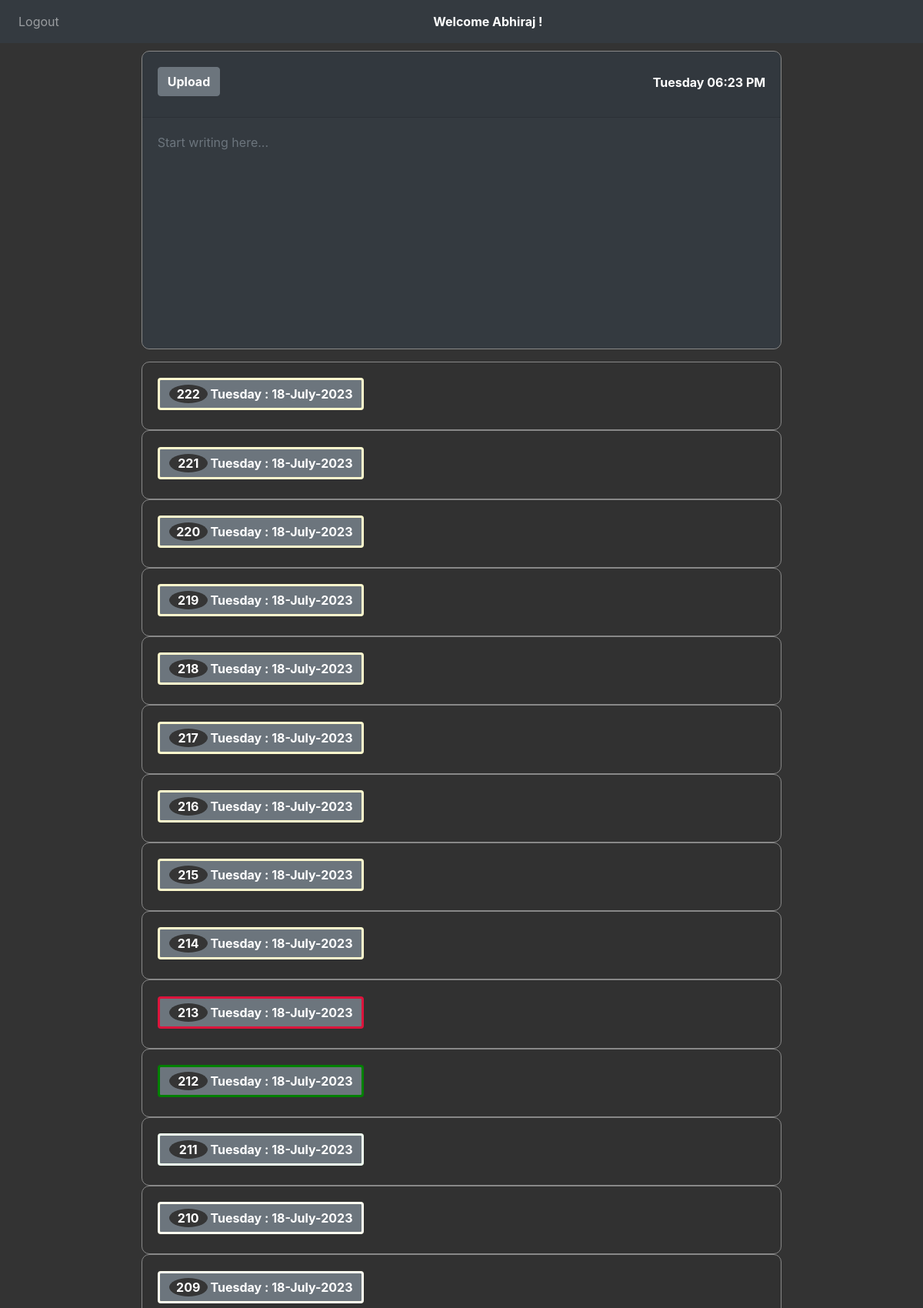
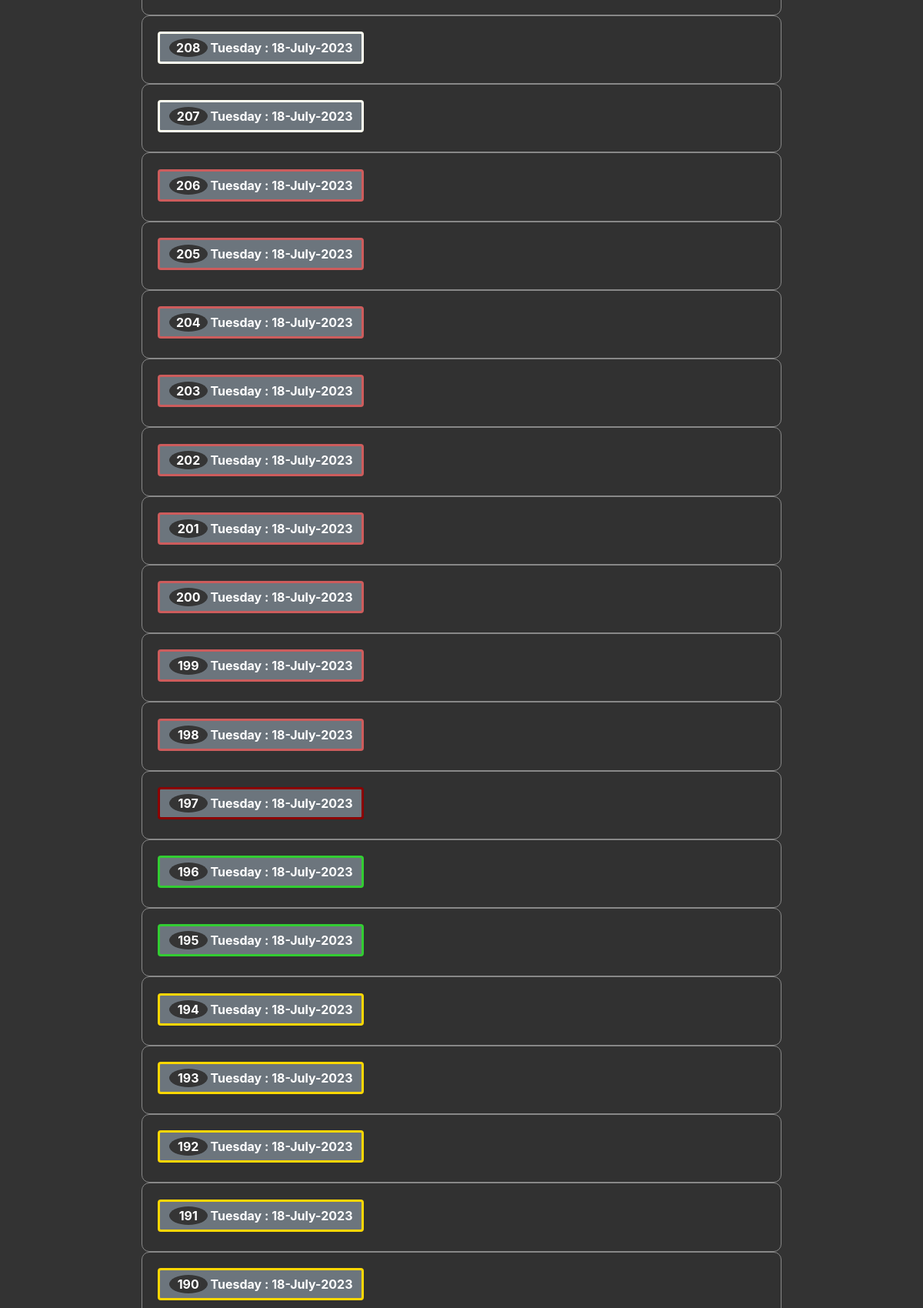
The app's page / (signed in, upper part) with its own data (2 pictures, top to bottom).
### website/models.py (models this page shows)
class User(db.Model, UserMixin):
    id = db.Column(db.Integer, primary_key=True)
    email = db.Column(db.String(150), unique=True)
    password = db.Column(db.String(150))
    first_name = db.Column(db.String(150))
    notes = db.relationship('Note')

class Note(db.Model):
    id = db.Column(db.Integer, primary_key=True)
    data = db.Column(db.String(10000))
    date = db.Column(db.DateTime(timezone=True), default=func.now())
    day = db.Column(db.String(10), default=datetime.now().strftime('%A'))
    currDate = db.Column(db.String(20), default=datetime.now().strftime('%Y-%m-%d'))
    time = db.Column(db.String(20), default=datetime.now().strftime('%H:%M:%S'))
    month = db.Column(db.String(20), default=datetime.now().strftime('%B'))
    sentiment = db.Column(db.Float)
    sentimentColor = db.Column(db.String(255))
    classification = db.Column(db.String(50))
    user_id = db.Column(db.Integer, db.ForeignKey('user.id'))

### website/views.py (the view, shortened to what this page needs)
@views.route('/', methods=['GET', 'POST'])
@login_required
def home():
    first_name = current_user.first_name
    notes = Note.query.filter_by(user_id=current_user.id).all()
    note_data = [(note.currDate, note.day, note.month, note.sentimentColor) for note in notes]
    return render_template("home.html", user=current_user, first_name = first_name, note_data=note_data)

### website/__init__.py (called while the page is built)
def create_app():
    app = Flask(__name__)
    app.config['SECRET_KEY'] = 'hjshjhdjah kjshkjdhjs'
    app.config['SQLALCHEMY_DATABASE_URI'] = f'sqlite:///{DB_NAME}'
    db.init_app(app)
    from .views import views
    from .auth import auth
    app.register_blueprint(views, url_prefix='/')
    app.register_blueprint(auth, url_prefix='/')
    from .models import User, Note
    with app.app_context():
        db.create_all()
    login_manager = LoginManager()
    login_manager.login_view = 'auth.login'
    login_manager.init_app(app)
    @login_manager.user_loader
    def load_user(id):
        return User.query.get(int(id))
    return app

### website/templates/home.html (shortened to what this page needs)
{% extends "base.html" %}
{% block content %}
<form method="POST">
  <div class="card text-white bg-dark mb-3">
    <div class="card-header">
      <div align="left">
        <button type="submit" class="btn btn-secondary" style="display: flex; justify-content: space-between;"><b>Upload</b></button>
      </div>
      <div style="font-weight: bold">
        <div class="d-flex justify-content-center w-100">
          <span class="navbar-text text-center" style="color: white; font-weight: bold;">
             <span id="current-time-home"></span>
          </span>
        </div>
      </div>
    </div>
    <textarea name="note" id="note" class="form-control bg-dark text-white" style="border: none;" autofocus wrap="soft" placeholder="Start writing here..."></textarea>
  </div>
</form>
<ul class="list-group list-group-flush" id="notes">
  {% for note in user.notes | reverse %}
  <div class="accordion" id="accordionExample">
    <div class="card">
      <div class="card-header text-center" id="heading{{ note.id }}">
        <h2 class="mb-0">
          <button class="btn btn-secondary text-left" type="button" data-toggle="collapse" data-target="#collapse{{ note.id }}" aria-expanded="true" aria-controls="collapse{{ note.id }}"  {% if note.sentimentColor %}style="border-color: {{ note.sentimentColor }}"{% endif %}>
            {% if note.currDate %}
              {% set index = loop.length - loop.index0 %}
              <span class="index-circle">{{ index }}</span><b> {{ note.day }} : {{ note.currDate[8:] }}-{{ note.month }}-{{ note.currDate[:4] }}</b>
            {% else %}
              <span class="index-circle">{{ index }}</span><b>{{ note.day }} - Date Not Available </b>
            {% endif %}
          </button>
        </h2>
      </div>
    </div>
  </div>{% endfor %}
</ul>
{% endblock %}

### website/templates/base.html (shortened to what this page needs)
<!DOCTYPE html>
<html>
  <head>
    <link
      rel="stylesheet"
      href="https://stackpath.bootstrapcdn.com/bootstrap/4.4.1/css/bootstrap.min.css"
    />
    <link
      rel="stylesheet"
      href="https://stackpath.bootstrapcdn.com/font-awesome/4.7.0/css/font-awesome.min.css"
    />
    <link rel="stylesheet" href="static\styles.css">
  </head>
  <body>
    <nav class="navbar navbar-expand-lg navbar-dark bg-dark">
      <div class="collapse navbar-collapse" id="navbar">
        <div class="navbar-nav">
          {% if user.is_authenticated %}
          <a class="nav-item nav-link" id="logout" href="/logout">Logout</a>
          {% endif %}
        </div>
        {% if user.is_authenticated %}
        <div class="d-flex justify-content-center w-100">
          <span class="navbar-text text-center" style="color: white; font-weight: bold;">
             <span>Welcome {{first_name}} !</span>
          </span>
        </div>
      {% endif %}
    </nav>
    <div class="container">{% block content %} {% endblock %}</div>
  </body>
</html>

### website/templates/base.html (style rules this page uses)
body { background-color: #333; color:white; }

### website/templates/home.html (style rules this page uses)
.index-circle { display: inline-block; width: 50px; height: 24px; line-height: 24px; text-align: center; border-radius: 50%; background-color: #353535; color: #fff; font-weight: bold; }
.card-header { padding-top: 20px; padding-bottom: 25px; display: flex; justify-content: space-between; }
.card { background-color: #333; color: white; border-radius: 0px; width:75%; margin: 0 auto; border-color: #888; border-width: 1px 1px 1px 1px; border-style: solid; border-radius: 10px; }
form { margin-top: 10px; background-color: #333; padding: 0px; }
textarea.form-control { background-color: #333; color: white; width: 100%; margin: 0; padding: 20px; font-size: 16px; border: 3px solid #ccc; border-radius: 10px; box-sizing: border-box; height: 300px; resize: none; white-space: pre-wrap; }
ul#notes button { border-width: 3px; }

### records on screen
User: first_name "Abhiraj"
Note: index "222", day "Tuesday", currDate "18", month "July", currDate "2023"
Note: index "221", day "Tuesday", currDate "18", month "July", currDate "2023"
Note: index "220", day "Tuesday", currDate "18", month "July", currDate "2023"
Note: index "219", day "Tuesday", currDate "18", month "July", currDate "2023"
Note: index "218", day "Tuesday", currDate "18", month "July", currDate "2023"
Note: index "217", day "Tuesday", currDate "18", month "July", currDate "2023"
Note: index "216", day "Tuesday", currDate "18", month "July", currDate "2023"
Note: index "215", day "Tuesday", currDate "18", month "July", currDate "2023"
Note: index "214", day "Tuesday", currDate "18", month "July", currDate "2023"
Note: index "213", day "Tuesday", currDate "18", month "July", currDate "2023"
Note: index "212", day "Tuesday", currDate "18", month "July", currDate "2023"
Note: index "211", day "Tuesday", currDate "18", month "July", currDate "2023"
Note: index "210", day "Tuesday", currDate "18", month "July", currDate "2023"
Note: index "209", day "Tuesday", currDate "18", month "July", currDate "2023"
Note: index "208", day "Tuesday", currDate "18", month "July", currDate "2023"
Note: index "207", day "Tuesday", currDate "18", month "July", currDate "2023"
Note: index "206", day "Tuesday", currDate "18", month "July", currDate "2023"
Note: index "205", day "Tuesday", currDate "18", month "July", currDate "2023"
Note: index "204", day "Tuesday", currDate "18", month "July", currDate "2023"
Note: index "203", day "Tuesday", currDate "18", month "July", currDate "2023"
Note: index "202", day "Tuesday", currDate "18", month "July", currDate "2023"
Note: index "201", day "Tuesday", currDate "18", month "July", currDate "2023"
Note: index "200", day "Tuesday", currDate "18", month "July", currDate "2023"
Note: index "199", day "Tuesday", currDate "18", month "July", currDate "2023"
Note: index "198", day "Tuesday", currDate "18", month "July", currDate "2023"
Note: index "197", day "Tuesday", currDate "18", month "July", currDate "2023"
Note: index "196", day "Tuesday", currDate "18", month "July", currDate "2023"
Note: index "195", day "Tuesday", currDate "18", month "July", currDate "2023"
Note: index "194", day "Tuesday", currDate "18", month "July", currDate "2023"
Note: index "193", day "Tuesday", currDate "18", month "July", currDate "2023"
Note: index "192", day "Tuesday", currDate "18", month "July", currDate "2023"
Note: index "191", day "Tuesday", currDate "18", month "July", currDate "2023"
Note: index "190", day "Tuesday", currDate "18", month "July", currDate "2023"
